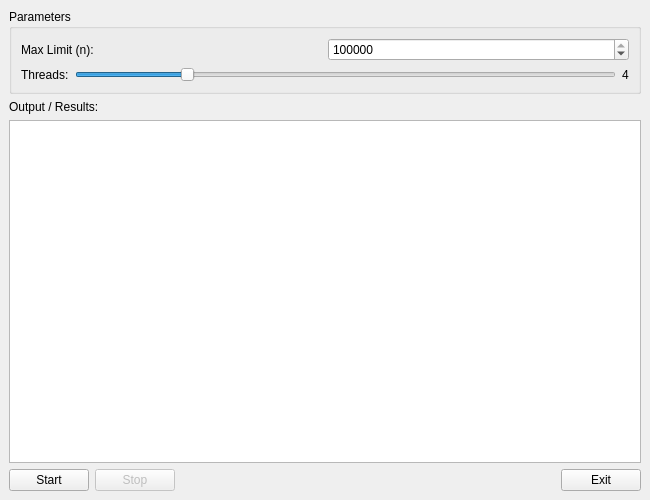
<?xml version="1.0" encoding="UTF-8"?>
<ui version="4.0">
 <class>MainWindow</class>
 <widget class="QMainWindow" name="MainWindow">
  <property name="geometry">
   <rect>
    <x>0</x>
    <y>0</y>
    <width>650</width>
    <height>500</height>
   </rect>
  </property>
  <property name="windowTitle">
   <string>Collatz sequence solver</string>
  </property>
  <widget class="QWidget" name="centralWidget">
   <layout class="QVBoxLayout" name="verticalLayout">
    <item>
     <widget class="QGroupBox" name="settingsLayout">
      <property name="title">
       <string>Parameters</string>
      </property>
      <layout class="QVBoxLayout" name="verticalLayout_2">
       <item>
        <layout class="QHBoxLayout" name="limitLayout">
         <item>
          <widget class="QLabel" name="lblLimit">
           <property name="text">
            <string>Max Limit (n):</string>
           </property>
          </widget>
         </item>
         <item>
          <widget class="QSpinBox" name="spinBoxLimit">
           <property name="showGroupSeparator" stdset="0">
            <bool>false</bool>
           </property>
           <property name="minimum">
            <number>1</number>
           </property>
           <property name="maximum">
            <number>2147483647</number>
           </property>
           <property name="value">
            <number>10000000</number>
           </property>
          </widget>
         </item>
        </layout>
       </item>
       <item>
        <layout class="QHBoxLayout" name="threadLayout">
         <item>
          <widget class="QLabel" name="lblThreads">
           <property name="text">
            <string>Threads:</string>
           </property>
          </widget>
         </item>
         <item>
          <widget class="QSlider" name="sliderThreads">
           <property name="minimum">
            <number>1</number>
           </property>
           <property name="maximum">
            <number>16</number>
           </property>
           <property name="value">
            <number>4</number>
           </property>
           <property name="orientation">
            <enum>Qt::Orientation::Horizontal</enum>
           </property>
          </widget>
         </item>
         <item>
          <widget class="QLabel" name="lblThreadsValue">
           <property name="text">
            <string>4</string>
           </property>
          </widget>
         </item>
        </layout>
       </item>
      </layout>
     </widget>
    </item>
    <item>
     <widget class="QLabel" name="lblOutput">
      <property name="text">
       <string>Output / Results:</string>
      </property>
     </widget>
    </item>
    <item>
     <widget class="QTextEdit" name="textOutput">
      <property name="readOnly">
       <bool>true</bool>
      </property>
     </widget>
    </item>
    <item>
     <layout class="QHBoxLayout" name="buttonLayout">
      <item>
       <widget class="QPushButton" name="btnStart">
        <property name="text">
         <string>Start</string>
        </property>
       </widget>
      </item>
      <item>
       <widget class="QPushButton" name="btnStop">
        <property name="enabled">
         <bool>false</bool>
        </property>
        <property name="text">
         <string>Stop</string>
        </property>
       </widget>
      </item>
      <item>
       <spacer name="horizontalSpacer">
        <property name="orientation">
         <enum>Qt::Orientation::Horizontal</enum>
        </property>
        <property name="sizeHint" stdset="0">
         <size>
          <width>40</width>
          <height>20</height>
         </size>
        </property>
       </spacer>
      </item>
      <item>
       <widget class="QPushButton" name="btnExit">
        <property name="text">
         <string>Exit</string>
        </property>
       </widget>
      </item>
     </layout>
    </item>
   </layout>
  </widget>
 </widget>
 <resources/>
 <connections/>
</ui>
